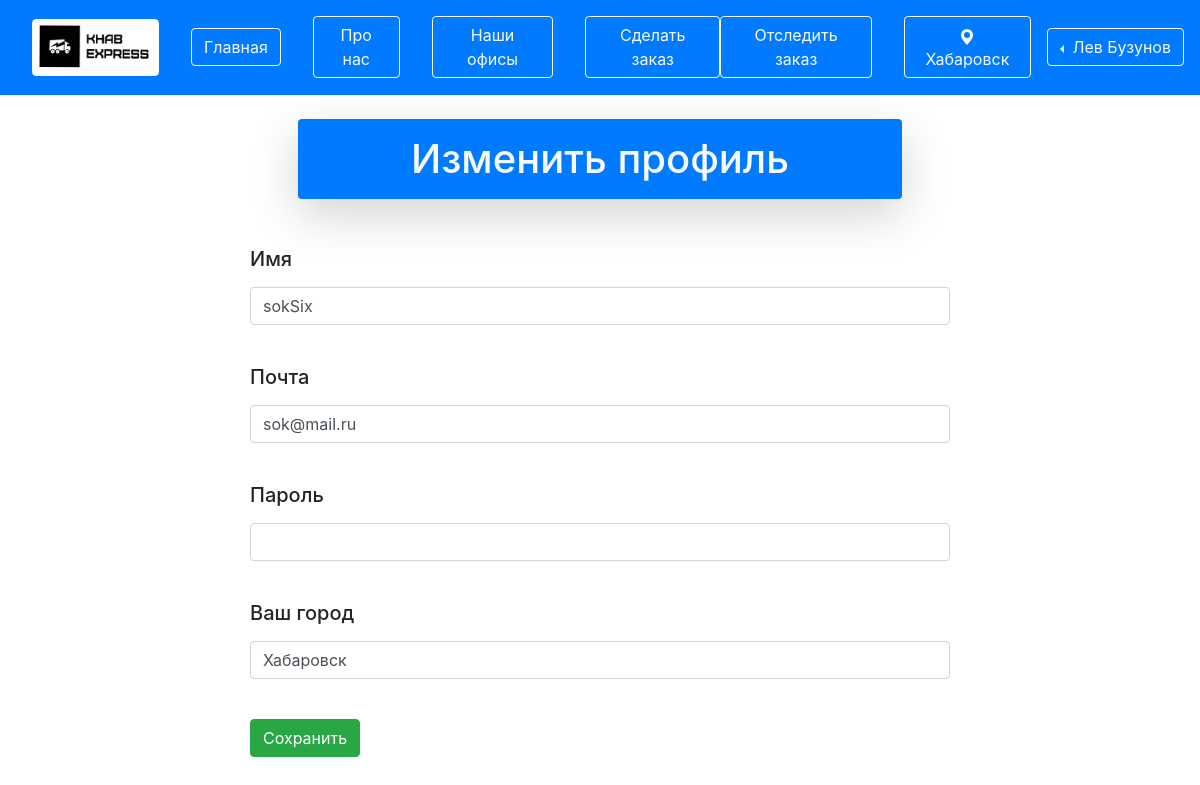
The app's page /settings (signed in) with its own data.
### data/users.py (models this page shows, shortened)
class User(SqlAlchemyBase, UserMixin):
    __tablename__ = 'users'
    id = sqlalchemy.Column(sqlalchemy.Integer,
                           primary_key=True, autoincrement=True)
    name = sqlalchemy.Column(sqlalchemy.String, nullable=True)
    city = sqlalchemy.Column(sqlalchemy.String, nullable=True)
    email = sqlalchemy.Column(sqlalchemy.String,
                              index=True, unique=True, nullable=True)
    hashed_password = sqlalchemy.Column(sqlalchemy.String, nullable=True)
    created_date = sqlalchemy.Column(sqlalchemy.Date,
                                     default=datetime.date.today())

### yan_flask.py (the view)
@app.route('/settings', methods=['GET', 'POST'])
@login_required
def edit_profile():
    form = EditProfileForm()
    login = LoginForm()
    db_session.global_init('db/user_info.sqlite')
    db_sess = db_session.create_session()
    user = db_sess.query(User).order_by(sqlalchemy.desc(User.id)).first()
    print(user.name)
    if form.validate_on_submit():
        user.name = form.username.data
        user.city = form.city.data
        user.hashed_password = generate_password_hash(form.password.data)
        user.email = form.email.data
        db_sess.commit()
        return redirect('/profile')
    elif request.method == 'GET':
        form.username.data = user.name
        form.email.data = user.email
        form.city.data = user.city
    return render_template('settings.html', form=form)

### form/users.py
class EditProfileForm(FlaskForm):
    username = StringField('Имя', validators=[DataRequired()])
    password = PasswordField('Пароль', validators=[DataRequired()])
    email = EmailField('Почта', validators=[DataRequired()])
    city = StringField('Ваш город', validators=[DataRequired()])
    submit = SubmitField('Сохранить')

class LoginForm(FlaskForm):
    name = StringField('Имя пользователя', validators=[DataRequired()])
    password = PasswordField('Пароль', validators=[DataRequired()])
    submit = SubmitField('Войти')

### data/db_session.py (called while the page is built, shortened)
def global_init(db_file):
    global __factory
    if __factory:
        return

def create_session() -> Session:
    global __factory
    return __factory()

### yan_flask.py (called while the page is built)
@login_manager.user_loader
def load_user(user_id):
    db_session.global_init('db/user_info.sqlite')
    db_sess = db_session.create_session()
    return db_sess.query(User).get(user_id)

### templates/settings.html (shortened to what this page needs)
{% extends "base.html" %}
{% block content %}
<br>
<form class="register_form" action="" method="post">
    <h1 class="text-light text-center bg-primary rounded p-3 shadow-lg mr-5 ml-5"> Изменить профиль </h1><br>
    <p>
        <h5>{{ form.username.label }} </h5>
        {{ form.username(class="form-control") }}<br>
    </p>
    <p>
        <h5> {{ form.email.label }} </h5>
        {{ form.email(class="form-control", type="email") }}<br>
    </p>
    <p>
        <h5> {{ form.password.label }} </h5>
        {{ form.password(class="form-control", type="password") }}<br>
    </p>
        <p>
        <h5> {{ form.city.label }} </h5>
        {{ form.city(class="form-control") }}<br>
    </p>
    <p>{{ form.submit(type="submit", class="btn btn-success") }}</p>
</form>
{% endblock %}

### templates/base.html (shortened to what this page needs)
<!doctype html>
<html lang="en">
<head>
	<link rel="stylesheet" href="https://stackpath.bootstrapcdn.com/bootstrap/4.2.1/css/bootstrap.min.css">
	<link rel="stylesheet" type="text/css" href="static/css/custom.css">
</head>
<body>
	<nav class="navbar navbar-expand-lg navbar-primary bg-primary border-bottom border-primary">
		<nav class="navbar navbar-white bg-primary">
			<span class="border border-light rounded">
				<a href="/"><img src="static/img/logo_1.png" alt="" width="125" height="55"></a>
			</span>
		</nav>
		<div class="collapse navbar-collapse" id="navbarSupportedContent">
			<nav class="navbar navbar-white bg-primary">
				<form class="form-inline" method="post">
					<a href="/" name="index">
						<button class="btn btn-outline-light" type="button">Главная</button>
					</a>
				</form>
			</nav>
			<nav class="navbar navbar-white bg-primary">
				<form class="form-inline">
					<a href="/about_us">
						<button class="btn btn-outline-light" type="button">Про нас</button>
					</a>
				</form>
			</nav>
			<nav class="navbar navbar-white bg-primary">
				<form class="form-inline">
					<a href="/map">
						<button class="btn btn-outline-light" type="button">Наши офисы</button>
					</a>
				</form>
			</nav>
			<nav class="navbar navbar-white bg-primary">
				<form class="form-inline">
					<div class="btn-group">
						{% if current_user.is_authenticated %}
							<div class="btn-group" role="group" aria-label="Basic example">
								<a href="/delivery"><button type="button" class="btn btn-outline-light">Сделать заказ</button></a>
								<a href="/track_delivery"><button type="button" class="btn btn-outline-light">Отследить заказ</button></a>
							</div>
						{% else %}
							<a href="/track_delivery"><button type="button" class="btn btn-outline-light"> Отследить заказ по коду </button></a>
						{% endif %}
					</div>
				</form>
			</nav>
			{% if current_user.is_authenticated %}
				<nav class="navbar navbar-white bg-primary">
					<form class="form-inline">
						<button class="btn btn-outline-light text-decoration-underline" type="button">
							<svg xmlns="http://www.w3.org/2000/svg" width="16" height="16" fill="currentColor"
								class="bi bi-geo-alt-fill" viewBox="0 0 16 16">
								<path d="M8 16s6-5.686 6-10A6 6 0 0 0 2 6c0 4.314 6 10 6 10zm0-7a3 3 0 1 1 0-6 3 3 0 0 1 0 6z"/>
							</svg>
							{{ current_user.city }}
						</button>
					</form>
				</nav>
			{% endif %}
		</div>
		{% if current_user.is_authenticated %}
			<div class="btn-group dropleft">
				<button type="button" class="btn btn-outline-light dropdown-toggle" data-bs-toggle="dropdown" aria-expanded="false">
					{{ current_user.name }}
				</button>
			</div>
		{% endif %}
	</nav>
	<div class="container">
		{% block content %}{% endblock %}
	</div>
</body>
</html>

### static/css/custom.css (style rules this page uses)
body { background: F0F8FF; }
form.register_form { margin-left: auto; margin-right: auto; max-width: 700px; max-height: 800px; }

### records on screen
User: city "Хабаровск", name "Лев Бузунов"
User: email "sok@mail.ru", city "Хабаровск"
